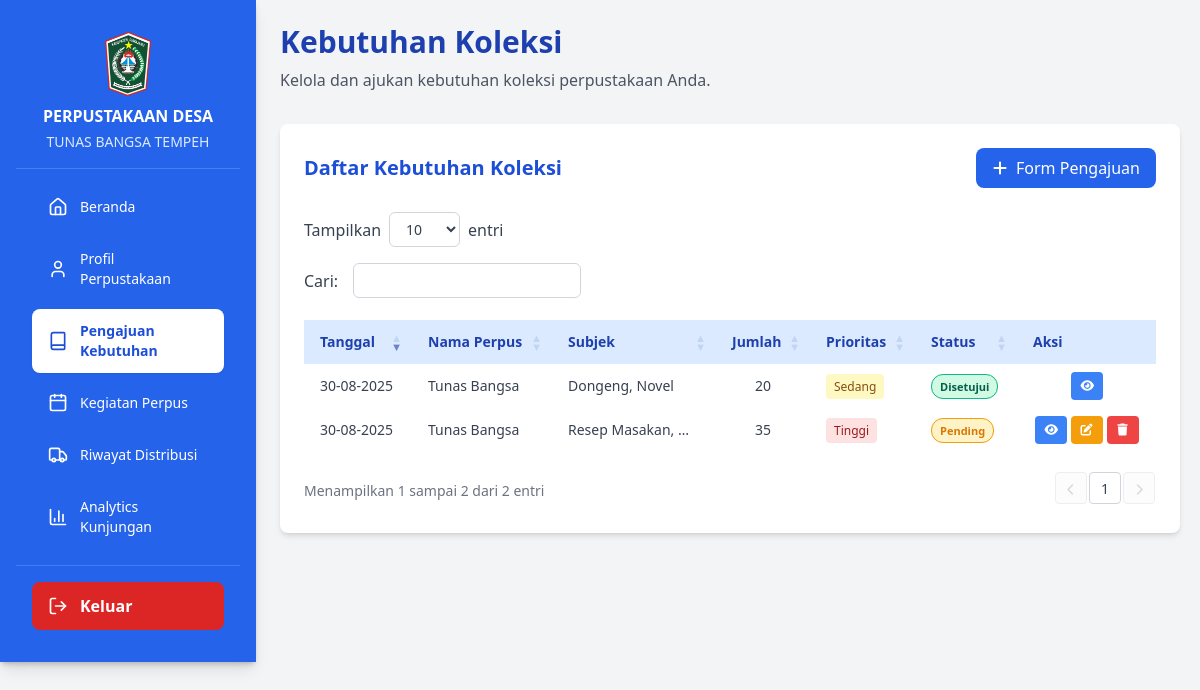
Screenshot of /admin/kebutuhan-koleksi (signed in) with the database file from the repository.
### app/models.py (models this page shows, shortened)
class KebutuhanKoleksi(db.Model):
    __tablename__ = 'kebutuhan_koleksi'
    id = db.Column(db.Integer, primary_key=True)
    perpus_id = db.Column(db.Integer, db.ForeignKey('perpus_desa.id'), nullable=False)
    prioritas = db.Column(db.String(20), nullable=False)  # tinggi, sedang, rendah
    lokasi = db.Column(db.Text)
    alasan = db.Column(db.Text)
    status = db.Column(db.String(20), default='pending')  # pending, approved, rejected
    pesan = db.Column(db.Text)
    tanggal_pengajuan = db.Column(db.DateTime, default=get_wib_datetime)
    created_at = db.Column(db.DateTime, default=get_wib_datetime)
    updated_at = db.Column(db.DateTime, default=get_wib_datetime, onupdate=get_wib_datetime)
    perpus = db.relationship('PerpusDesa', backref='kebutuhan_koleksi', lazy=True)
    detail_kebutuhan = db.relationship('DetailKebutuhanKoleksi', backref='kebutuhan_koleksi', lazy=True)
    @property
    def jumlah_buku(self):
        return sum(detail.jumlah_buku for detail in self.detail_kebutuhan)
    @property
    def subjek_list(self):
        if self.detail_kebutuhan:
            return ', '.join(detail.subjek.nama for detail in self.detail_kebutuhan)
        return ''

class PerpusDesa(db.Model):
    id = db.Column(db.Integer, primary_key=True)
    nama = db.Column(db.String(100), nullable=False)
    kecamatan = db.Column(db.String(100), nullable=False)
    desa = db.Column(db.String(100), nullable=False)
    created_at = db.Column(db.DateTime, default=get_wib_datetime)
    updated_at = db.Column(db.DateTime, default=get_wib_datetime, onupdate=get_wib_datetime)

class SubjekBuku(db.Model):
    __tablename__ = 'subjek_buku'
    id = db.Column(db.Integer, primary_key=True)
    nama = db.Column(db.String(100), nullable=False)
    created_at = db.Column(db.DateTime, default=get_wib_datetime)
    updated_at = db.Column(db.DateTime, default=get_wib_datetime, onupdate=get_wib_datetime)

class DetailKebutuhanKoleksi(db.Model):
    __tablename__ = 'detail_kebutuhan_koleksi'
    id = db.Column(db.Integer, primary_key=True)
    kebutuhan_id = db.Column(db.Integer, db.ForeignKey('kebutuhan_koleksi.id'), nullable=False)
    subjek_id = db.Column(db.Integer, db.ForeignKey('subjek_buku.id'), nullable=False)
    jumlah_buku = db.Column(db.Integer, nullable=False)
    created_at = db.Column(db.DateTime, default=get_wib_datetime)
    updated_at = db.Column(db.DateTime, default=get_wib_datetime, onupdate=get_wib_datetime)
    subjek = db.relationship('SubjekBuku', backref='detail_kebutuhan_koleksi', lazy=True)

### app/controllers/admin_routes.py (the view, shortened to what this page needs)
@bp.route('/kebutuhan-koleksi', methods=['GET', 'POST'])
@admin_login_required
def kebutuhan_koleksi():
    user_id = SessionManager.get_current_user_id('admin')
    user = User.query.get(user_id)
    perpus = user.perpus
    detail_perpus = DetailPerpus.query.filter_by(perpus_id=user.perpus_id).first()
    data_kebutuhan = KebutuhanKoleksi.query.filter_by(perpus_id=user.perpus_id).order_by(KebutuhanKoleksi.tanggal_pengajuan.desc()).all()
    subjek_list = SubjekBuku.query.order_by(SubjekBuku.nama).all()
    return render_template('admin/kebutuhan_koleksi.html',
                         data_kebutuhan=data_kebutuhan,
                         perpus=perpus,
                         detail_perpus=detail_perpus,
                         subjek_list=subjek_list)

### app/controllers/admin_routes.py (called while the page is built)
def admin_login_required(f):
    @wraps(f)
    def decorated_function(*args, **kwargs):
        if not SessionManager.is_logged_in('admin'):
            flash("Silakan login sebagai Admin Perpusdes.", "warning")
            return redirect(url_for('admin.login'))
        return f(*args, **kwargs)
    return decorated_function

### app/utils/session_manager.py (called while the page is built)
    @staticmethod
    def get_session_key(role):
        if role == 'user':
            return SessionManager.USER_SESSION_KEY
        elif role == 'admin':
            return SessionManager.ADMIN_SESSION_KEY
        elif role == 'superadmin':
            return SessionManager.SUPERADMIN_SESSION_KEY
        return None

    @staticmethod
    def get_user_session(role='user'):
        session_key = SessionManager.get_session_key(role)
        if session_key and session_key in session:
            return session[session_key]
        return None

    @staticmethod
    def is_logged_in(role='user'):
        user_session = SessionManager.get_user_session(role)
        return user_session is not None and user_session.get('role') == role

    @staticmethod
    def get_current_user_id(role='user'):
        user_session = SessionManager.get_user_session(role)
        return user_session.get('user_id') if user_session else None

    @staticmethod
    def get_any_user_session():
        if SessionManager.is_logged_in('user'):
            return SessionManager.get_user_session('user')
        elif SessionManager.is_logged_in('admin'):
            return SessionManager.get_user_session('admin')
        elif SessionManager.is_logged_in('superadmin'):
            return SessionManager.get_user_session('superadmin')
        return None

    @staticmethod
    def get_any_user_data(key):
        user_session = SessionManager.get_any_user_session()
        return user_session.get(key) if user_session else None

### app/templates/admin/kebutuhan_koleksi.html (shortened to what this page needs)
{% extends "admin/base_admin.html" %}
{% from "admin/content_wrapper.html" import page_header, card %}
{% block extra_head %}
<link rel="stylesheet" type="text/css" href="https://cdn.datatables.net/1.12.1/css/dataTables.bootstrap5.min.css">
<link rel="stylesheet" type="text/css" href="https://cdn.datatables.net/responsive/2.3.0/css/responsive.bootstrap5.min.css">
<link rel="stylesheet" href="https://cdnjs.cloudflare.com/ajax/libs/font-awesome/6.0.0/css/all.min.css">
{% endblock %}
{% block content %}
{{ page_header("Kebutuhan Koleksi", "Kelola dan ajukan kebutuhan koleksi perpustakaan Anda.") }}
<div class="bg-white p-4 md:p-6 rounded-lg shadow-md">
  <div class="flex flex-col sm:flex-row justify-between items-start sm:items-center mb-6 gap-4">
    <h3 class="text-xl font-semibold text-blue-700">Daftar Kebutuhan Koleksi</h3>
    <button type="button" onclick="checkProfilAndOpenModal()" class="bg-blue-600 hover:bg-blue-700 text-white px-4 py-2 rounded-lg transition duration-200 flex items-center space-x-2 w-full sm:w-auto justify-center sm:justify-start">
      <i class="fas fa-plus w-4 h-4"></i>
      <span>Form Pengajuan</span>
    </button>
  </div>
  <div class="overflow-x-auto">
    <table id="kebutuhanTable" class="min-w-full text-sm text-gray-700 table-auto">
      <thead class="bg-blue-100 text-blue-800">
        <tr>
          <th class="py-3 px-2 md:px-4 text-left">Tanggal</th>
          <th class="py-3 px-2 md:px-4 text-left">Nama Perpus</th>
          <th class="py-3 px-2 md:px-4 text-left">Subjek</th>
          <th class="py-3 px-2 md:px-4 text-left">Jumlah</th>
          <th class="py-3 px-2 md:px-4 text-left">Prioritas</th>
          <th class="py-3 px-2 md:px-4 text-left">Status</th>
          <th class="py-3 px-2 md:px-4 text-center">Aksi</th>
        </tr>
      </thead>
      <tbody>
        {% for item in data_kebutuhan %}
        <tr class="border-b hover:bg-gray-50">
          <td class="py-2 px-2 md:px-4" data-sort="{{ item.tanggal_pengajuan.strftime('%Y%m%d') }}">
            {{ item.tanggal_pengajuan.strftime('%d-%m-%Y') }}
          </td>
          <td class="py-2 px-2 md:px-4">
            <div class="max-w-32 truncate" title="{{ item.perpus.nama }}">
              {{ item.perpus.nama }}
            </div>
          </td>
          <td class="py-2 px-2 md:px-4">
            <div class="max-w-32 truncate" title="{{ item.subjek_list if item.subjek_list else 'Tidak ada subjek' }}">
              {{ item.subjek_list if item.subjek_list else 'Tidak ada subjek' }}
            </div>
          </td>
          <td class="py-2 px-2 md:px-4 text-center">{{ item.jumlah_buku }}</td>
          <td class="py-2 px-2 md:px-4">
            <span class="px-2 py-1 rounded text-xs font-medium
              {% if item.prioritas == 'tinggi' %}bg-red-100 text-red-800{% elif item.prioritas == 'sedang' %}bg-yellow-100 text-yellow-800{% else %}bg-green-100 text-green-800{% endif %}">
              {{ item.prioritas.title() }}
            </span>
          </td>
          <td class="py-2 px-2 md:px-4">
            <span class="status-badge
              {% if item.status == 'approved' %}status-approved{% elif item.status == 'rejected' %}status-rejected{% else %}status-pending{% endif %}">
              {% if item.status == 'approved' %}Disetujui{% elif item.status == 'rejected' %}Ditolak{% else %}Pending{% endif %}
            </span>
          </td>
          <td class="py-2 px-2 md:px-4">
            <div class="action-buttons">
              <button onclick="viewDetail({{ item.id }})"
                      class="action-btn bg-blue-500 hover:bg-blue-600 text-white"
                      title="Detail">
                <i class="fas fa-eye w-3 h-3"></i>
              </button>
              {% if item.status == 'pending' %}
              <button onclick="editKebutuhan({{ item.id }})"
                      class="action-btn bg-amber-500 hover:bg-amber-600 text-white"
                      title="Edit">
                <i class="fas fa-edit w-3 h-3"></i>
              </button>
              <button onclick="deleteKebutuhan({{ item.id }})"
                      class="action-btn bg-red-500 hover:bg-red-600 text-white"
                      title="Hapus">
                <i class="fas fa-trash w-3 h-3"></i>
              </button>
              {% endif %}
            </div>
          </td>
        </tr>
        {% endfor %}
      </tbody>
    </table>
  </div>
</div>
{% endblock %}

### app/templates/admin/base_admin.html (shortened to what this page needs)
<!DOCTYPE html>
<html lang="id">
<head>
    <script src="https://cdn.tailwindcss.com"></script>
    {% block extra_head %}{% endblock %}
</head>
<body class="bg-gray-100 min-h-screen">
<div class="flex h-screen md:h-auto">
    <div id="sidebar" class="fixed md:relative inset-y-0 left-0 z-40 w-64 bg-blue-600 text-white flex flex-col shadow-lg sidebar-mobile md:transform-none md:translate-x-0">
        {% include 'admin/sidebar.html' %}
    </div>
    <div class="flex-1 flex flex-col main-content md:ml-0">
        <main class="flex-1 p-4 md:p-6 overflow-y-auto">
            {% block content %}{% endblock %}
        </main>
    </div>
</div>
</body>
</html>

### app/templates/admin/content_wrapper.html (shortened to what this page needs)
{% macro page_header(title, subtitle) %}
<div class="mb-8">
  <h1 class="text-3xl font-bold text-blue-800 mb-2">{{ title }}</h1>
  {% if subtitle %}
  <p class="text-gray-600">{{ subtitle }}</p>
  {% endif %}
</div>
{% endmacro %}

### app/templates/admin/sidebar.html (shortened to what this page needs)
<aside class="w-64 bg-blue-600 text-white flex flex-col p-4 shadow-md" id="sidebar">
  <div class="p-4 border-b border-blue-500">
    <div class="flex items-center justify-between">
      <div class="text-center flex-1">
        <img src="{{ url_for('static', filename='images/logo2.png') }}" alt="Logo" class="mx-auto h-12 w-12 md:h-16 md:w-16 object-contain mb-2" />
        <h1 class="text-sm md:text-base font-bold">PERPUSTAKAAN DESA</h1>
        {% if SessionManager and SessionManager.get_any_user_data('username') %}
        <h3 class="text-xs md:text-sm font-medium text-blue-100 mt-1">
          {{ SessionManager.get_any_user_data('username').replace('_', ' ').upper() if SessionManager.get_any_user_data('username') else '' }}
        </h3>
        {% endif %}
      </div>
    </div>
  </div>
  <nav class="flex-1 p-4 space-y-2 text-sm font-medium overflow-y-auto">
    <a href="{{ url_for('admin.dashboard') }}"
       class="flex items-center gap-3 px-4 py-3 rounded-lg transition-all duration-200 {% if request.endpoint == 'admin.dashboard' %}bg-white text-blue-700 font-semibold shadow-sm{% else %}hover:bg-blue-700 hover:bg-opacity-50{% endif %}">
        <i data-lucide="home" class="w-5 h-5 flex-shrink-0"></i>
        <span>Beranda</span>
    </a>
    <a href="{{ url_for('admin.profil_perpustakaan') }}"
       class="flex items-center gap-3 px-4 py-3 rounded-lg transition-all duration-200 {% if request.endpoint == 'admin.profil_perpustakaan' %}bg-white text-blue-700 font-semibold shadow-sm{% else %}hover:bg-blue-700 hover:bg-opacity-50{% endif %}">
        <i data-lucide="user" class="w-5 h-5 flex-shrink-0"></i>
        <span>Profil Perpustakaan</span>
    </a>
    <a href="{{ url_for('admin.kebutuhan_koleksi') }}"
       class="flex items-center gap-3 px-4 py-3 rounded-lg transition-all duration-200 {% if request.endpoint == 'admin.kebutuhan_koleksi' %}bg-white text-blue-700 font-semibold shadow-sm{% else %}hover:bg-blue-700 hover:bg-opacity-50{% endif %}">
        <i data-lucide="book" class="w-5 h-5 flex-shrink-0"></i>
        <span>Pengajuan Kebutuhan</span>
    </a>
    <a href="{{ url_for('admin.kegiatan_perpus') }}"
       class="flex items-center gap-3 px-4 py-3 rounded-lg transition-all duration-200 {% if request.endpoint == 'admin.kegiatan_perpus' %}bg-white text-blue-700 font-semibold shadow-sm{% else %}hover:bg-blue-700 hover:bg-opacity-50{% endif %}">
        <i data-lucide="calendar" class="w-5 h-5 flex-shrink-0"></i>
        <span>Kegiatan Perpus</span>
    </a>
    <a href="{{ url_for('admin.riwayat_distribusi') }}"
       class="flex items-center gap-3 px-4 py-3 rounded-lg transition-all duration-200 {% if request.endpoint == 'admin.riwayat_distribusi' %}bg-white text-blue-700 font-semibold shadow-sm{% else %}hover:bg-blue-700 hover:bg-opacity-50{% endif %}">
        <i data-lucide="truck" class="w-5 h-5 flex-shrink-0"></i>
        <span>Riwayat Distribusi</span>
    </a>
    <a href="{{ url_for('admin.kunjungan_analytics') }}"
       class="flex items-center gap-3 px-4 py-3 rounded-lg transition-all duration-200 {% if request.endpoint == 'admin.kunjungan_analytics' %}bg-white text-blue-700 font-semibold shadow-sm{% else %}hover:bg-blue-700 hover:bg-opacity-50{% endif %}">
        <i data-lucide="bar-chart-3" class="w-5 h-5 flex-shrink-0"></i>
        <span>Analytics Kunjungan</span>
    </a>
  </nav>
  <div class="p-4 border-t border-blue-500">
    <a href="{{ url_for('admin.logout') }}" class="flex items-center gap-3 px-4 py-3 rounded-lg bg-red-600 hover:bg-red-700 font-semibold transition-all duration-200 w-full">
      <i data-lucide="log-out" class="w-5 h-5 flex-shrink-0"></i>
      <span>Keluar</span>
    </a>
  </div>
</aside>

### app/templates/admin/kebutuhan_koleksi.html (style rules this page uses)
.action-buttons { display: flex; gap: 4px; justify-content: center; flex-wrap: wrap; }
.action-btn { padding: 4px 8px; font-size: 12px; border-radius: 4px; transition: all 0.2s; display: inline-flex; align-items: center; justify-content: center; min-width: 32px; height: 28px; border: none; cursor: pointer; }
.status-badge { padding: 4px 8px; border-radius: 12px; font-size: 11px; font-weight: 600; text-align: center; white-space: nowrap; }
.status-pending { background-color: #fef3c7; color: #d97706; border: 1px solid #f59e0b; }
.status-approved { background-color: #d1fae5; color: #065f46; border: 1px solid #10b981; }

### app/templates/admin/base_admin.html (style rules this page uses)
.sidebar-mobile { transform: translateX(-100%); transition: transform 0.3s ease-in-out; }

### rows the page displays
KebutuhanKoleksi: tanggal_pengajuan "30-08-2025", perpus.nama "Tunas Bangsa", nama "Dongeng, Novel", jumlah_buku "20", prioritas "Sedang", status "Disetujui"
KebutuhanKoleksi: tanggal_pengajuan "30-08-2025", perpus.nama "Tunas Bangsa", nama "Resep Masakan,…", jumlah_buku "35", prioritas "Tinggi", status "Pending"

### other values shown
{{ title }} "Kebutuhan Koleksi"
{{ subtitle }} "Kelola dan ajukan kebutuhan koleksi perpustakaan Anda."
